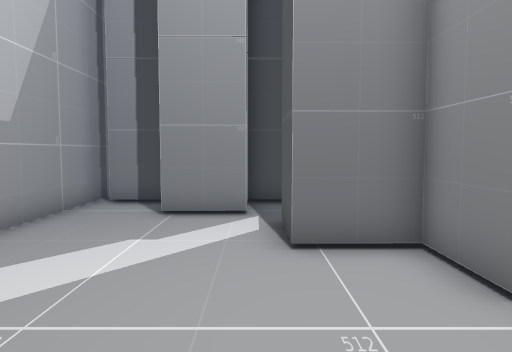
view 1 (above)

16 first-person views from a walk through a 3-D level made in the Unity game engine. The camera is 1.5 m above the floor, tilts 4° down and sees 70° across. The floor is counted in squares, 1 m on a side. Each view is taken from the middle of a square. On the plan, view 1 faces up. The plan holds only what a view shows up to about 16 squares ahead; the rest is blank.

view 2
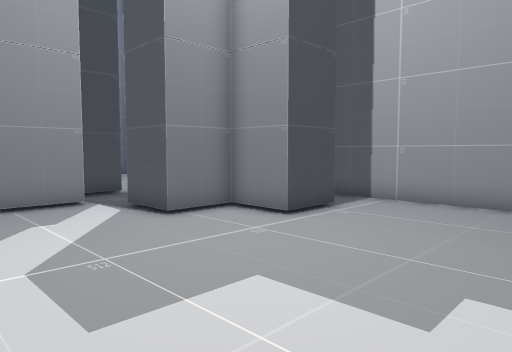

view 3
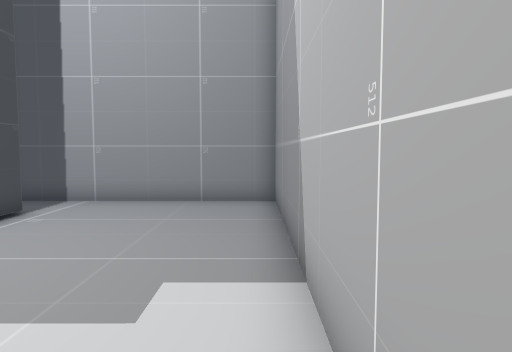

view 4
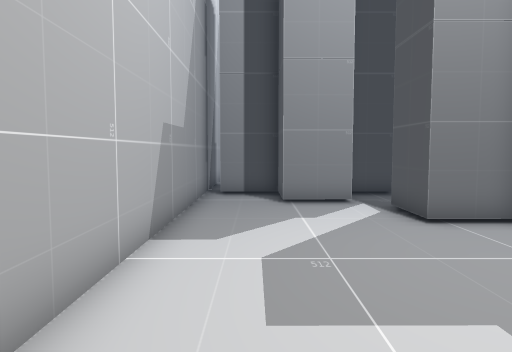

view 5
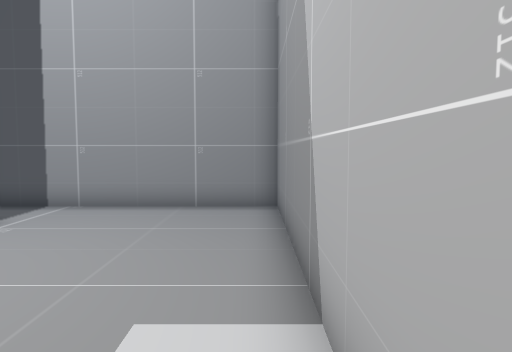

view 6
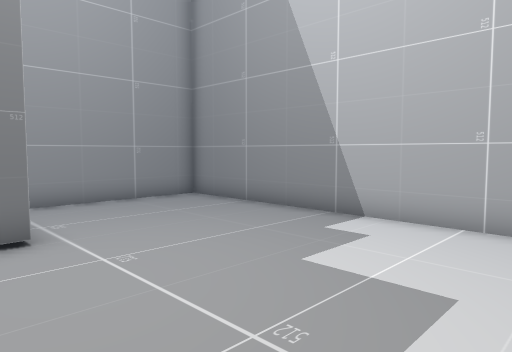

view 7
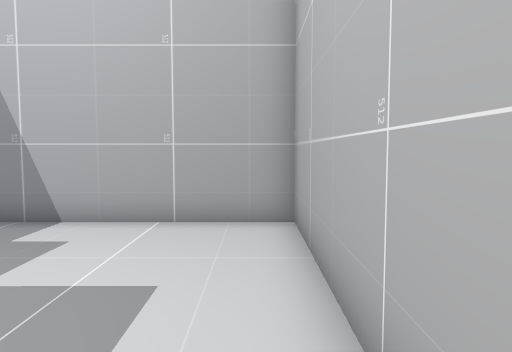

view 8
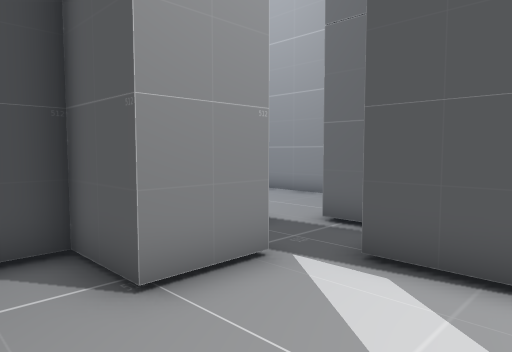

view 9
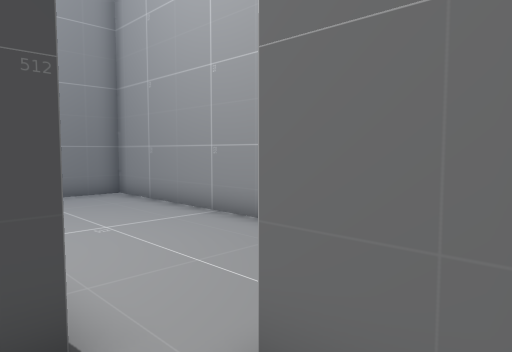

view 10
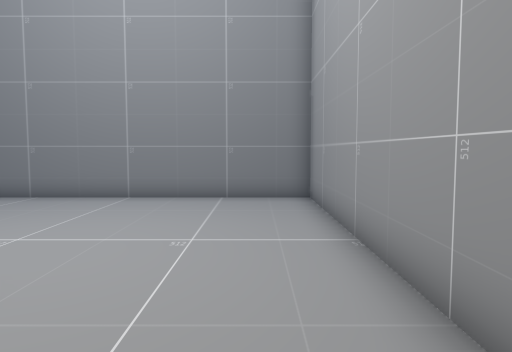

view 11
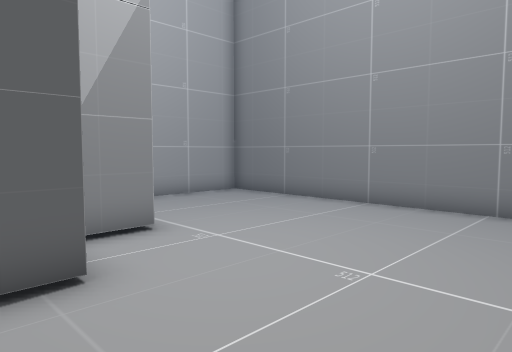

view 12
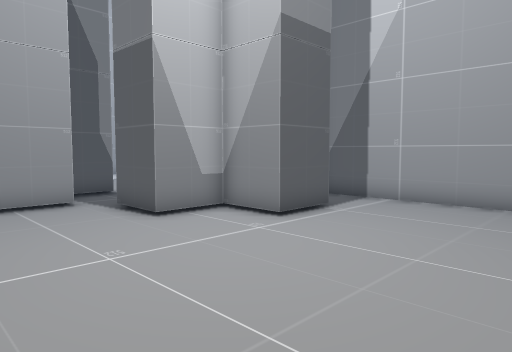

view 13
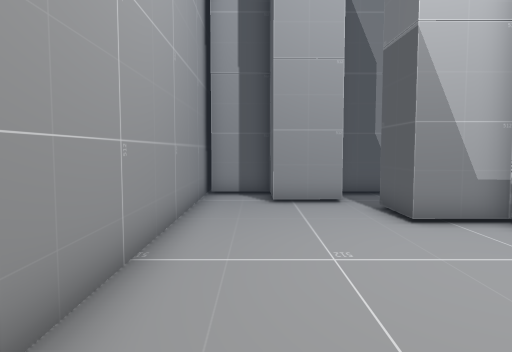

view 14
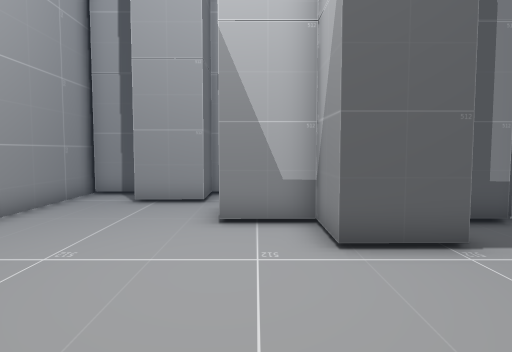

view 15
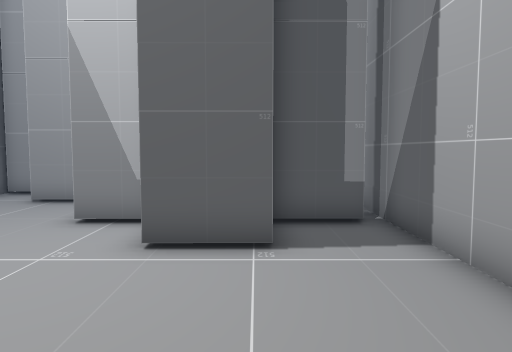

view 16
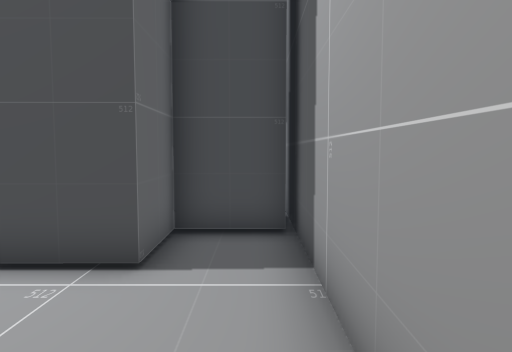

### Floor plan
Ten units are one square. View 1 is at (0, 0); x grows to the right and y downward. Boxes are objects, and circles mark ways between rooms. Rooms are numbered by the first view taken in them; rooms with no view inside come last. Other rooms are left out.
<svg viewBox="-53 -211 125 242">
<path fill="none" stroke="#000" d="M-2 -85 -22 -85 -22 -105 -43 -105M66 -55 45 -55 45 -35 25 -35 25 -55 5 -55 5 -75 25 -75 25 -95M-48 -116 -48 26 67 26 67 -64M-23 -145 -3 -145 -2 -125 18 -125 18 -105 -3 -105M25 -95 45 -95 45 -75 66 -75M-43 -125 -23 -125M67 -64 67 -206 -48 -206 -48 -116"/>
<circle cx="15" cy="-90" r="3" fill="#2a7"/>
<text x="0" y="-30">1</text>
<text x="20" y="-160">2</text>
</svg>
Room 1 opens to room 2.

Where each view was taken, in squares from view 1:
view 1: 0 up, 0 right, facing up
view 2: 2 down, 4 left, facing up-right
view 3: 2 down, 4 left, facing right
view 4: 2 down, 3 left, facing up
view 5: 2 down, 3 left, facing right
view 6: 5 up, 4 left, facing down-right
view 7: 5 up, 4 left, facing down
view 8: 5 up, 4 left, facing up-right
view 9: 8 up, 1 right, facing up-right
view 10: 9 up, 5 right, facing up
view 11: 11 up, 6 right, facing up-left
view 12: 20 up, 6 right, facing down-left
view 13: 20 up, 5 right, facing down
view 14: 20 up, 1 right, facing down
view 15: 20 up, 2 left, facing down
view 16: 1 down, 6 right, facing up
